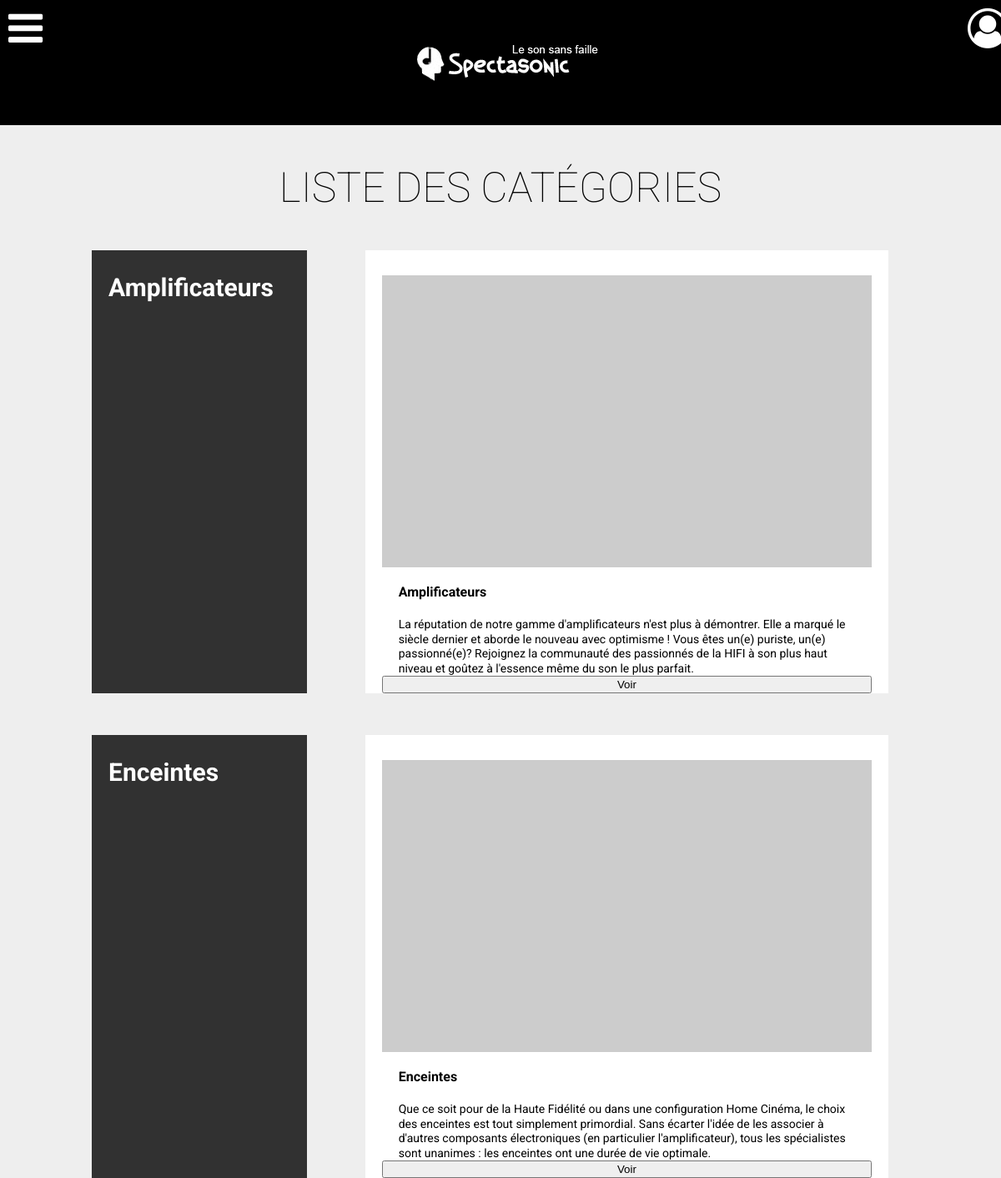
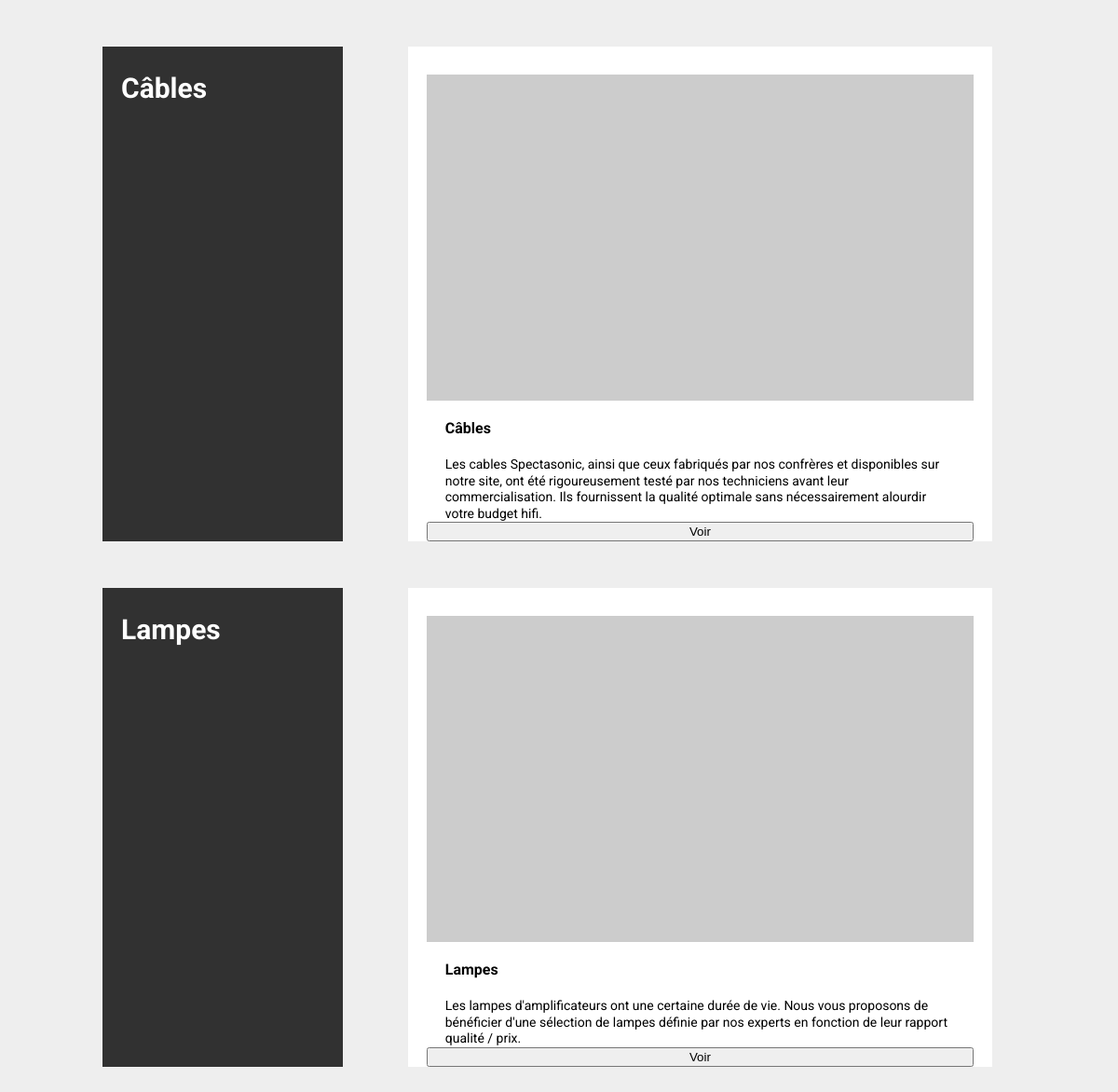
The page /CategArticle/lstCategs.php on the database its author committed (2 pictures, top to bottom).
### tables this page shows
CREATE TABLE IF NOT EXISTS `article_category` (
  `code` INT(11) NOT NULL,
  `name` VARCHAR(50) CHARACTER SET 'utf8' COLLATE 'utf8_unicode_ci' NOT NULL,
  `description` LONGTEXT CHARACTER SET 'utf8' COLLATE 'utf8_unicode_ci' NULL DEFAULT NULL,
  `language_id_language` INT(11) NOT NULL,
  PRIMARY KEY (`code`, `language_id_language`),
  INDEX `fk_article_category_language1_idx` (`language_id_language` ASC),
  CONSTRAINT `fk_article_category_language1`
    FOREIGN KEY (`language_id_language`)
    REFERENCES `language` (`id_language`)
    ON DELETE CASCADE
    ON UPDATE CASCADE);

### Class/Functions.php (called while the page is built, shortened)
<?php
require_once("DbConnection.php");
require_once("ProductCategs.php");
Class Functions{
  private $productCategs;
  function __construct(){
    $this->_DB = new DbConnection();
    $this->productCategs = new ProductCategs($this->_DB);
  }
  function getProductsCategsByLang($language)
  {
    return $this->productCategs->getProductsCategsByLang($language);
  }
}

### Class/ProductCategs.php (called while the page is built, shortened)
<?php
class ProductCategs {
   private $DB;
   function __construct($DB) {
     $this->DB = $DB;
   }
   public function getProductsCategsByLang($idlanguage)
   {
     $sql = "SELECT code, name, description FROM article_category WHERE language_id_language = :idLanguage";
     $array = array(
       ':idLanguage' => $idlanguage);
     $sth = $this->DB->query($sql, $array);
     return $sth->fetchAll(PDO::FETCH_ASSOC);
   }
 }

### Class/DbConnection.php (called while the page is built, shortened)
<?php
class DbConnection {
    private $dsn = 'mysql:dbname=pepsi2;host=localhost';
    private  $user = 'admin';
    private  $password = '1234';
    private $dbh = false;
    public function dbConect(){
      if ( ! $this->dbh ){
        try {
          $this->dbh = new PDO($this->dsn, $this->user, $this->password, array(PDO::ATTR_ERRMODE => PDO::ERRMODE_WARNING));
          $this->dbh->exec('SET NAMES UTF8');
        } catch (PDOException $e) {
          die('Connexion échouée : ' . $e->getMessage());
        }
      }
    }
    public function query($stat, $arg = false)
    {
      try {
        if ($arg) {
            $req = $this->dbh->prepare($stat);
            $req->execute($arg);
        } else {
            $req = $this->dbh->query($stat);
        }
        if(strtoupper(explode(" ", $stat)[0]) == "INSERT"){
          return $this->dbh->lastInsertId();
        }
        elseif(strtoupper(explode(" ", $stat)[0]) == "UPDATE" || strtoupper(explode(" ", $stat)[0]) == "DELETE") {
          return $req->rowCount();
        }
        else
        {
          return $req;
        }
      } catch (PDOException $e) {
        die('Problème rencontré lors de l execution de la requete : ' . $e->getMessage());
      }
    }
}

### CategArticle/lstCategs.php (the view, shortened to what this page needs)
<?php
include '../header.php';
include "../Class/Functions.php";
$lstFunctions = new Functions();
?>
<div class="wrap">
<h1 class="wow fadeIn">Liste des catégories</h1>
<?php foreach ($lstFunctions->getProductsCategsByLang('1') as $categ) { ?>
  <section class="catalogue_products wow fadeInUp">
      <article class="catalogue_products_title">
          <h2><?php echo $categ['name']; ?></h2>
      </article>
      <div class="catalogue_products_wrap">
      <article class="article_products_display">
          <a href="showCateg.php?categ=<?php echo $categ['code']; ?>" class="article_img_link"><img src="http://lorempixel.com/output/city-q-c-250-175-4.jpg" /></a>
          <div class="article_products_display_details">
              <p class="article_products_display_details_title"><?php echo $categ['name']; ?></p>
              <p><?php echo $categ['description']; ?></p>
              <a href="showCateg.php?categ=<?php echo $categ['code']; ?>"><button>Voir</button></a>
          </div>
      </article>
      </div>
  </section>
<?php } ?>
</div>
<?php
include '../footer.php';
?>

### css/style.css (style rules this page uses)
html,body,div,span,applet,object,iframe,h1,h2,h3,h4,h5,h6,p,blockquote,pre,a,abbr,acronym,address,big,cite,code,del,dfn,em,img,ins,kbd,q,s,samp,small,strike,strong,sub,sup,tt,var,b,u,i,center,dl,dt,dd,ol,ul,li,fieldset,form,label,legend,table,caption,tbody,tfoot,thead,tr,th,td,article,aside,canvas,details,embed,figure,figcaption,footer,header,hgroup,menu,nav,output,ruby,section,summary,time,mark,audio,video { margin:0;padding:0;border:0;font-size:100%;font:inherit;vertical-align:baseline }
article,aside,details,figcaption,figure,footer,header,hgroup,menu,nav,section { display:block }
body { line-height:1 }
body { font-family:'Roboto',sans-serif;background:#eee }
a { text-decoration:none }
.wrap { max-width:1220px;height:100%;margin:0 auto }
h1 { font-size:50px;font-weight:100;color:#000;text-align:center;text-transform:uppercase }
.catalogue_products { width:100%;max-width:980px;height:auto;margin:50px auto;display:flex }
.catalogue_products .catalogue_products_title { width:250px;height:auto;padding-top:30px;padding-left:20px;background:#313131;margin-right:70px }
.catalogue_products .catalogue_products_title h2 { font-size:30px;font-weight:700;color:#fff;margin-bottom:30px;max-width:90% }
.catalogue_products .catalogue_products_wrap { display:flex;flex-wrap:wrap;align-content:flex-start;width:70% }
.catalogue_products .article_products_display { width:100%;height:auto;margin-right:25px;padding-top:30px;padding-left:20px;padding-right:20px;background:#fff }
.catalogue_products .article_products_display .article_img_link { width:100%;height:350px;display:block;overflow:hidden }
.catalogue_products .article_products_display .article_img_link img { -webkit-transition:all .25s ease-in-out;transition:all .25s ease-in-out;width:100%;height:100% }
.catalogue_products .article_products_display p { font-size:14px;color:#000 }
.catalogue_products .article_products_display .article_products_display_details { width:100%;height:auto;background:#fff }
.catalogue_products .article_products_display .article_products_display_details .article_products_display_details_title { font-weight:700;font-size:16px;margin-bottom:0 }
.catalogue_products .article_products_display .article_products_display_details p { padding:20px 20px 0 20px;line-height:1.25em }
.catalogue_products .article_products_display .article_products_display_details button { width:100% }

### rows shown on the page
article_category: name "Amplificateurs", description "La réputation de notre gamme d'amplificateurs n'est plus à démontrer. Elle a marqué le siècle dernier et aborde le nouveau avec optimisme ! Vous êtes un(e) puriste, un(e) passionné(e)? Rejoignez la communauté des passionnés de la HIFI à son plus haut niveau et goûtez à l'essence même du son le plus parfait."
article_category: name "Enceintes", description "Que ce soit pour de la Haute Fidélité ou dans une configuration Home Cinéma, le choix des enceintes est tout simplement primordial. Sans écarter l'idée de les associer à d'autres composants électroniques (en particulier l'amplificateur), tous les spécialistes sont unanimes : les enceintes ont une durée de vie optimale."
article_category: name "Câbles", description "Les cables Spectasonic, ainsi que ceux fabriqués par nos confrères et disponibles sur notre site, ont été rigoureusement testé par nos techniciens avant leur commercialisation. Ils fournissent la qualité optimale sans nécessairement alourdir votre budget hifi."
article_category: name "Lampes", description "Les lampes d'amplificateurs ont une certaine durée de vie. Nous vous proposons de bénéficier d'une sélection de lampes définie par nos experts en fonction de leur rapport qualité / prix."
